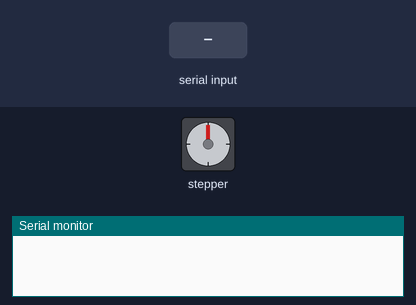
Bench run of a sketch on a simulated Arduino Uno, built with avr-gcc and run on an emulated ATmega328P. Shown: stepper motor, the last lines printed to the serial monitor. The test bench sets the inputs (shaded band). Stepper angles assume 200 steps per turn.

Above: at 1.2 s.
1.3 s: "1" received over Serial
At 1.45 s:
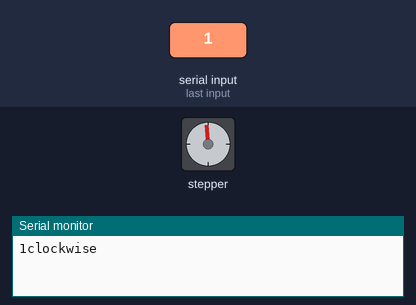
At 2.05 s:
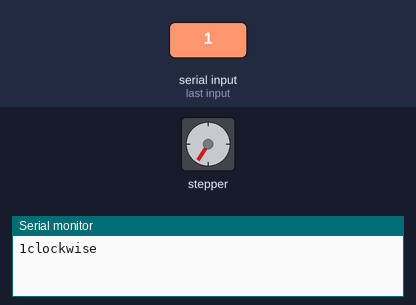
5.9 s: "1" received over Serial
At 7.57 s:
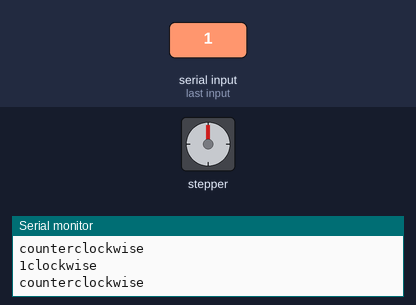
Timing chart, 0 to 10.5 s (numbered marks = the images above; inputs shaded):
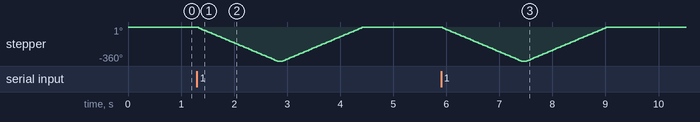

Measured:
- after the input at 1.3 s, stepper: turns 360° counter-clockwise in 1.5 s, then 360° clockwise in 1.5 s
- after the input at 5.9 s, stepper: turns 360° counter-clockwise in 1.5 s, then 360° clockwise in 1.5 s

The sketch:

arduino_code_for_stepper_motor.ino
```cpp
// Here is code to drive stepper motor 1 time 360 degee rotation and counter rotation

#include <Stepper.h>

char serialData;

// change this to fit the number of steps per revolution
const int stepsPerRevolution = 200;
const int stepsforret = 200 ;

// initialize the stepper library on pins 8 through 11:
Stepper myStepper(stepsPerRevolution, 8, 9, 10, 11);

void setup() {
  // put your setup code here, to run once:

   // set the speed at 40 rpm:
  myStepper.setSpeed(40);
  Serial.begin(9600);

}

void loop() {
  // red_led
  if(Serial.available() > 0){
     serialData = Serial.read();
     Serial.print(serialData);

     if(serialData == '1'){
      Serial.println("clockwise");

         myStepper.step(-stepsPerRevolution);
         delay(100);

         // step one revolution in the other direction:
         Serial.println("counterclockwise");
         myStepper.step(stepsforret);


        }

  }
}
```
